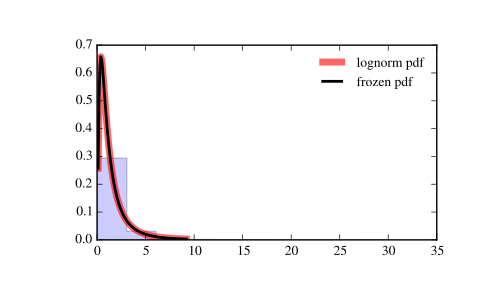

Python code for this plot:
from scipy.stats import lognorm
import matplotlib.pyplot as plt
fig, ax = plt.subplots(1, 1)

# Calculate a few first moments:

s = 0.954
mean, var, skew, kurt = lognorm.stats(s, moments='mvsk')

# Display the probability density function (``pdf``):

x = np.linspace(lognorm.ppf(0.01, s),
                lognorm.ppf(0.99, s), 100)
ax.plot(x, lognorm.pdf(x, s),
       'r-', lw=5, alpha=0.6, label='lognorm pdf')

# Alternatively, the distribution object can be called (as a function)
# to fix the shape, location and scale parameters. This returns a "frozen"
# RV object holding the given parameters fixed.

# Freeze the distribution and display the frozen ``pdf``:

rv = lognorm(s)
ax.plot(x, rv.pdf(x), 'k-', lw=2, label='frozen pdf')

# Check accuracy of ``cdf`` and ``ppf``:

vals = lognorm.ppf([0.001, 0.5, 0.999], s)
np.allclose([0.001, 0.5, 0.999], lognorm.cdf(vals, s))
# True

# Generate random numbers:

r = lognorm.rvs(s, size=1000)

# And compare the histogram:

ax.hist(r, normed=True, histtype='stepfilled', alpha=0.2)
ax.legend(loc='best', frameon=False)
plt.show()
